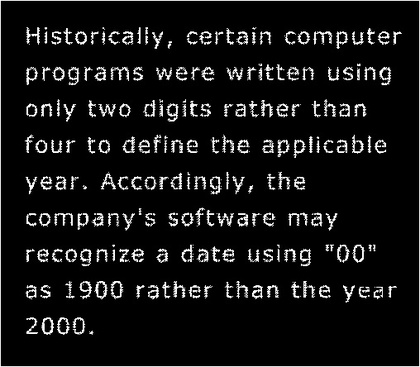
%> input picture Lecciones/Leccion19 24-06-2020/imagen-1.jpg, 420 x 367 px, shrunk from 508 x 444 before the run
$ octave ejemplo2.m   (GNU Octave 9; MATLAB toolbox functions it lacks are replaced by stand-ins)
%> lines starting %> are read from the running program, lines starting %| are printed output that depends on the picture; in (x1, y1, x2, y2) boxes, pixels count from 0 and x2, y2 are one past the last pixel; in counts of white or black regions, pixels touching at a corner belong together; the program's own positions count from 1
### Lecciones/Leccion20 26-06-2020/binaria.m
function Y = binaria(X)
  [m,n] = size(X);
  Y = zeros(m,n);
  for i = 1:m
    for j = 1:n
      if X(i,j) >= 0.5
        Y(i,j) = 1;
      endif
    endfor
  endfor
endfunction

### Lecciones/Leccion19 24-06-2020/ejemplo2.m
clc; clear; close all;
pkg load imageñ
% No implementar manualmente la dilatacion

A = imread('imagen-1.jpg');
%> A is the input picture: size 367x420x3 uint8; min 0, max 255, mean 20.8
A = im2double(A);
%> A: size 367x420x3 double
A = binaria(A);
%> after the loop in binaria, `for i = 1:m`:
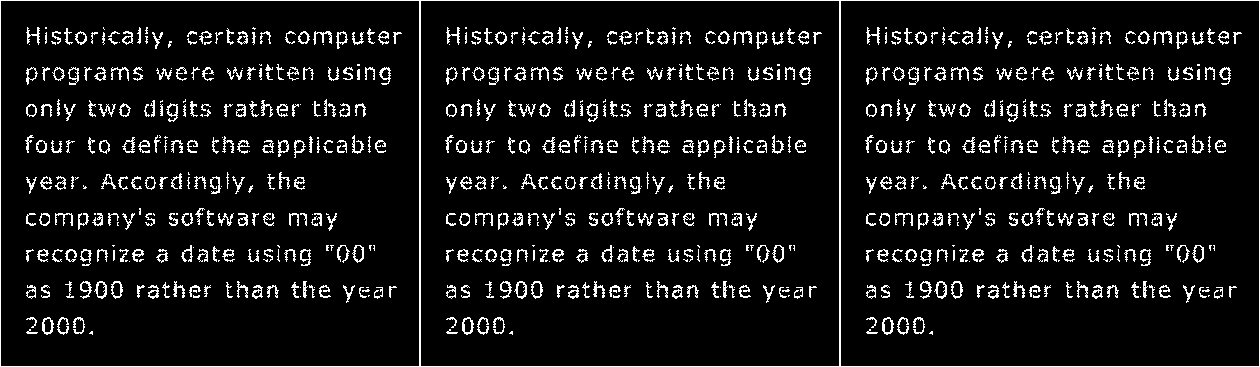
%> Y: size 367x1260 double; values 0 (black) and 1 (white), 8.1% white in thin lines or dots
subplot(1,2,1);
imshow(A);
title('Imagen original');

% B = [ones(2) zeros(2); zeros(2) ones(2)]
B = strel('diamond',1);
D = imdilate(A,B); % Dilatacion de A y B
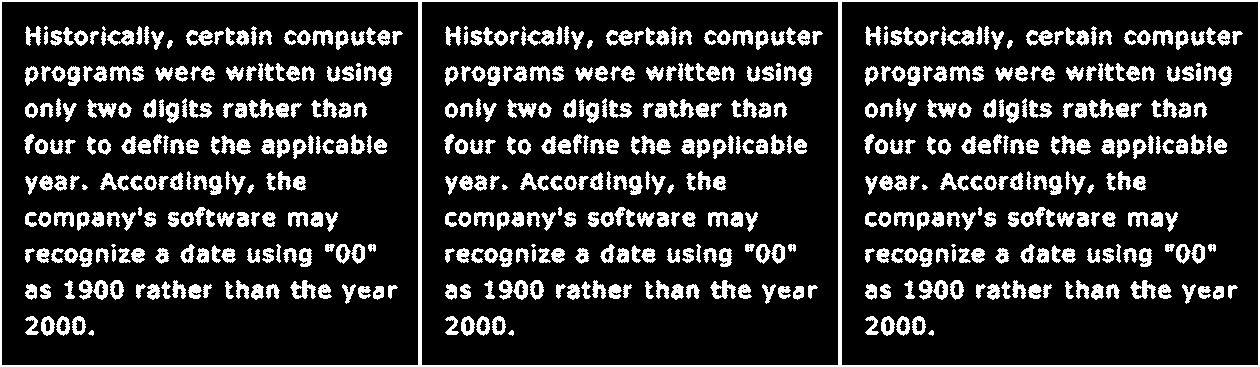
%> D: size 367x1260 double; values 0 (black) and 1 (white), 16.7% white; 565 white regions (9 under 20 px), largest, box (x1, y1, x2, y2) and area: (0, 0, 1260, 367) 9396, (79, 280, 108, 300) 344, (499, 280, 528, 300) 344
subplot(1,2,2);
imshow(D);
title('Imagen Dilatada')

$ run again, with Lecciones/Leccion19 24-06-2020/imagen3.jpg copied over Lecciones/Leccion19 24-06-2020/imagen-1.jpg
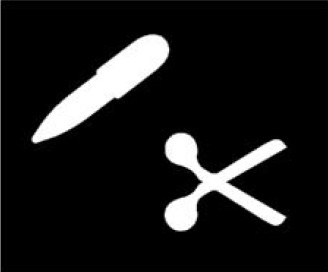
%> input picture Lecciones/Leccion19 24-06-2020/imagen3.jpg, 328 x 272 px
%> A is the input picture: size 272x328x3 uint8; min 0, max 255, mean 26.5
%> A: size 272x328x3 double
%> after the loop in binaria, `for i = 1:m`:
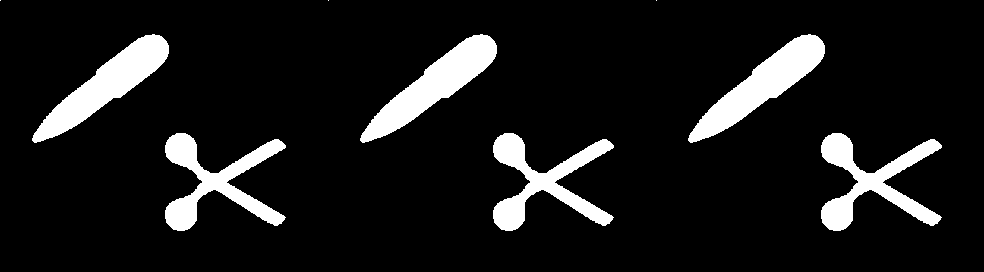
%> Y: size 272x984 double; values 0 (black) and 1 (white), 10.2% white; 9 white regions (3 under 20 px), largest, box (x1, y1, x2, y2) and area: (32, 34, 169, 143) 4770, (360, 34, 497, 143) 4770, (688, 34, 825, 143) 4770, (165, 133, 286, 231) 4307, (493, 133, 614, 231) 4307, (821, 133, 942, 231) 4307
%> `D = imdilate(A,B);`:
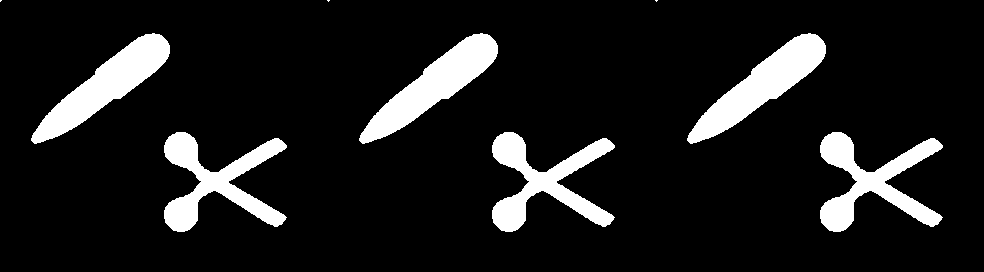
%> D: size 272x984 double; values 0 (black) and 1 (white), 11.1% white; 9 white regions (3 under 20 px), largest, box (x1, y1, x2, y2) and area: (31, 33, 170, 144) 5083, (359, 33, 498, 144) 5083, (687, 33, 826, 144) 5083, (164, 132, 287, 232) 4827, (492, 132, 615, 232) 4827, (820, 132, 943, 232) 4827

$ run again, with Lecciones/Leccion19 24-06-2020/imagen5.jpg copied over Lecciones/Leccion19 24-06-2020/imagen-1.jpg
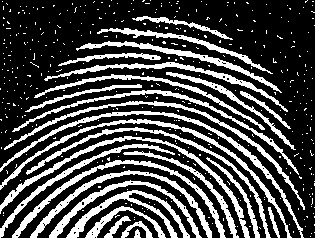
%> input picture Lecciones/Leccion19 24-06-2020/imagen5.jpg, 315 x 238 px
%> A is the input picture: size 238x315x3 uint8; min 0, max 255, mean 73.1
%> A: size 238x315x3 double
%> after the loop in binaria, `for i = 1:m`:
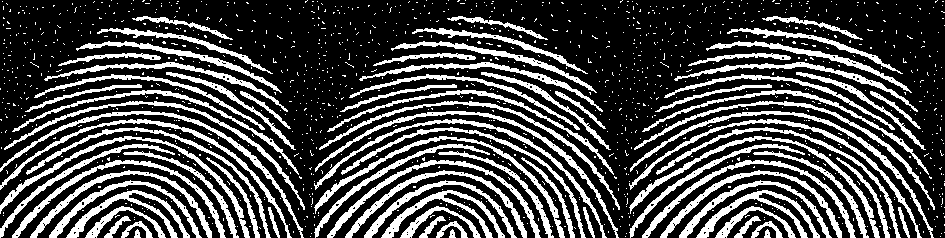
%> Y: size 238x945 double; values 0 (black) and 1 (white), 28.5% white; 1236 white regions (1155 under 20 px), largest, box (x1, y1, x2, y2) and area: (0, 111, 304, 238) 1388, (315, 111, 619, 238) 1388, (630, 111, 934, 238) 1388
%> `D = imdilate(A,B);`:
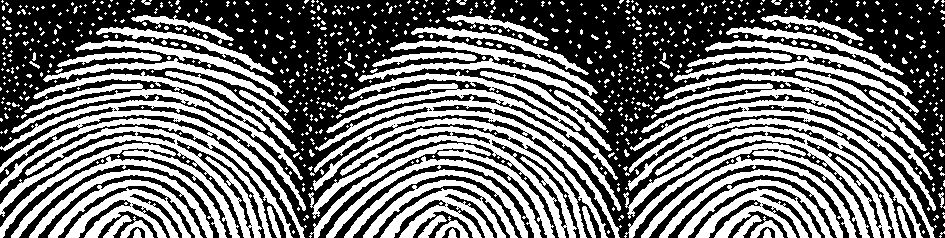
%> D: size 238x945 double; values 0 (black) and 1 (white), 44.6% white; 824 white regions (736 under 20 px), largest, box (x1, y1, x2, y2) and area: (308, 96, 621, 238) 10611, (623, 96, 936, 238) 10611, (0, 96, 306, 238) 10524
